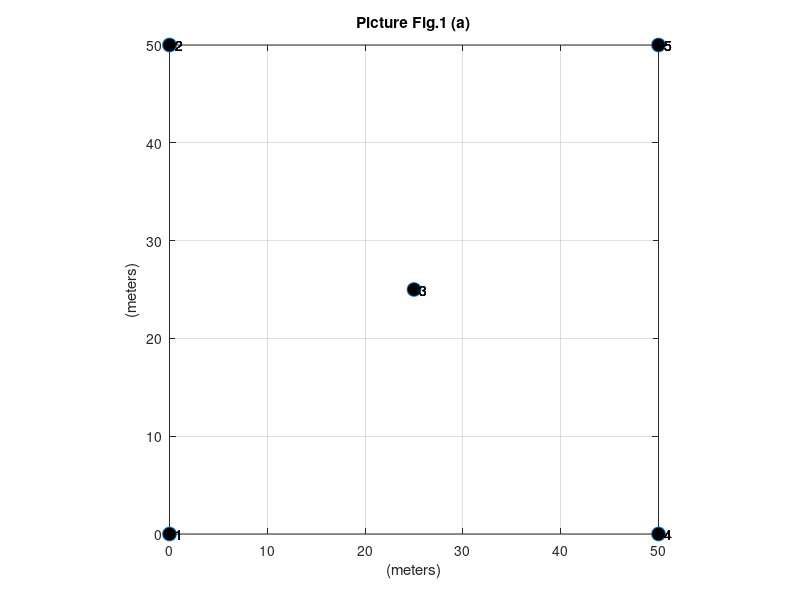

Source code (MATLAB):
%Picture Fig.2 (a)
clc
clear
x = [0, 0, 25, 50, 50];
y = [0, 50, 25, 0, 50];
Z = [1   2  3  4  5];
plot(x,y,'o','MarkerSize',10,'MarkerFaceColor','k'),grid
%axis('square')
axis square
title('Picture Fig.1 (a)'),xlabel('(meters)'),ylabel('(meters)')

for i = 1:1:5
    text(x,y,[['  ';'  ';'  ';'  ';'  '],int2str(Z')]) ;
    %concatenate character arrays with square brackets, 
    %just as you concatenate numeric arrays.
    %convert numeric values to characters, 
    %use functions, such as num2str or int2str.
end

Position = [x',y'];